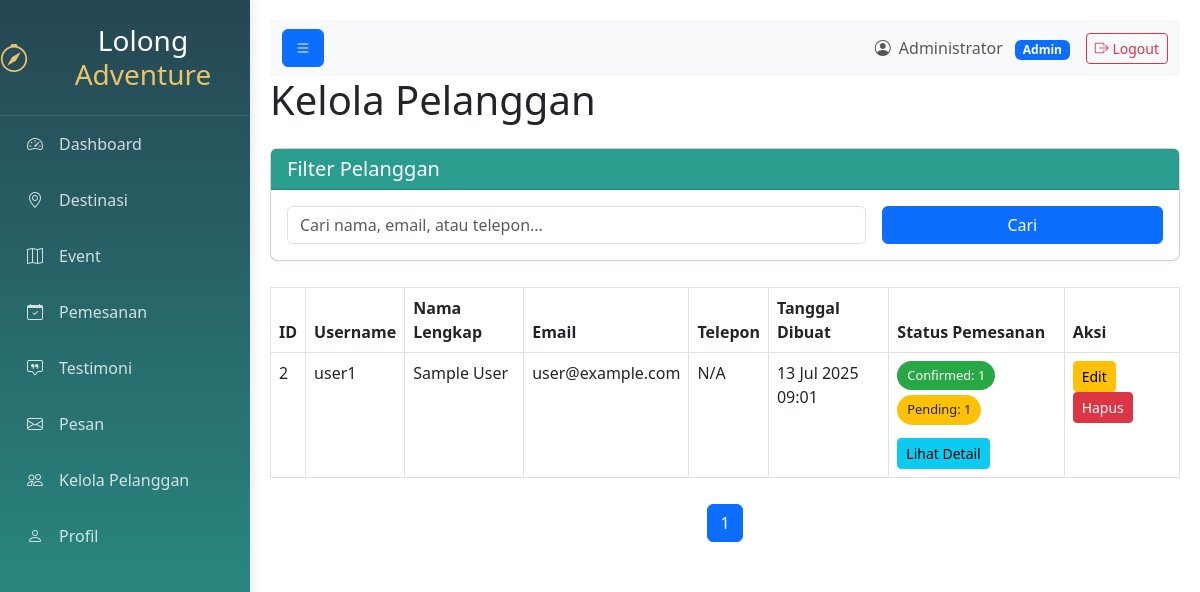
The page /pages/kelola_user/index.php (signed in) on the database its author committed.
### tables this page shows
CREATE TABLE users (
    id INT PRIMARY KEY AUTO_INCREMENT,
    username VARCHAR(50) UNIQUE NOT NULL,
    password VARCHAR(255) NOT NULL,
    full_name VARCHAR(100) NOT NULL,
    email VARCHAR(100) UNIQUE NOT NULL,
    phone VARCHAR(20),
    role ENUM('admin', 'user') DEFAULT 'user',
    profile_picture VARCHAR(255),
    created_at TIMESTAMP DEFAULT CURRENT_TIMESTAMP,
    updated_at TIMESTAMP DEFAULT CURRENT_TIMESTAMP ON UPDATE CURRENT_TIMESTAMP
);

### pages/kelola_user/index.php (the view, shortened to what this page needs)
<?php
require_once __DIR__ . '/../../config/database.php';
$search = isset($_GET['search']) ? trim(filter_var($_GET['search'], FILTER_SANITIZE_STRING)) : '';
$page = isset($_GET['page']) ? max(1, filter_var($_GET['page'], FILTER_SANITIZE_NUMBER_INT)) : 1;
$per_page = 10;
$offset = ($page - 1) * $per_page;
try {
    $query = "SELECT u.id, u.username, u.full_name, u.email, u.phone, u.created_at,
              (SELECT COUNT(*) FROM bookings b WHERE b.user_id = u.id AND b.status = 'confirmed') as confirmed_bookings,
              (SELECT COUNT(*) FROM bookings b WHERE b.user_id = u.id AND b.status = 'pending') as pending_bookings,
              (SELECT COUNT(*) FROM bookings b WHERE b.user_id = u.id AND b.status = 'cancelled') as cancelled_bookings,
              (SELECT COUNT(*) FROM bookings b WHERE b.user_id = u.id AND b.status = 'completed') as completed_bookings,
              (SELECT COUNT(*) FROM bookings b WHERE b.user_id = u.id AND b.status = 'failed') as failed_bookings
              FROM users u WHERE (role IS NULL OR role != 'admin')";
    $params = [];
    $count_query = "SELECT COUNT(*) FROM users WHERE (role IS NULL OR role != 'admin')";
    $stmt = $pdo->prepare($count_query);
    $stmt->execute($params);
    $total_users = $stmt->fetchColumn();
    $total_pages = ceil($total_users / $per_page);
    $query .= " ORDER BY u.created_at DESC LIMIT ? OFFSET ?";
    $params[] = $per_page;
    $params[] = $offset;
    $stmt = $pdo->prepare($query);
    $stmt->execute($params);
    $users = $stmt->fetchAll(PDO::FETCH_ASSOC);
} catch (PDOException $e) {
    $_SESSION['error_message'] = "Gagal mengambil data pengguna: " . htmlspecialchars($e->getMessage());
    $users = [];
    $total_pages = 1;
}
?>
<!DOCTYPE html>
<html lang="id">
<head>
    <link href="https://cdn.jsdelivr.net/npm/bootstrap@5.3.0/dist/css/bootstrap.min.css" rel="stylesheet">
    <link rel="stylesheet" href="https://cdn.jsdelivr.net/npm/bootstrap-icons@1.10.0/font/bootstrap-icons.css">
    <link href="https://cdn.datatables.net/1.13.6/css/dataTables.bootstrap5.min.css" rel="stylesheet">
</head>
<body>
    <div class="wrapper">
        <?php include('../../includes/sidebar.php'); ?>
        <div id="content" class="main-content">
            <nav class="navbar navbar-expand-lg navbar-light bg-light sticky-top">
                <div class="container-fluid">
                    <button type="button" id="sidebarCollapse" class="btn btn-primary">
                        <i class="bi bi-list"></i>
                    </button>
                    <div class="d-flex align-items-center ms-auto">
                        <span class="navbar-text me-3">
                            <i class="bi bi-person-circle me-1"></i> <?php echo htmlspecialchars($_SESSION['full_name'] ?? 'Admin'); ?>
                            <span class="badge bg-primary ms-2"><?php echo ucfirst($_SESSION['role'] ?? 'staff'); ?></span>
                        </span>
                        <a href="../logout.php" class="btn btn-outline-danger btn-sm">
                            <i class="bi bi-box-arrow-right"></i> Logout
                        </a>
                    </div>
                </div>
            </nav>
            <div class="admin-container">
                <div class="admin-header">
                    <h1 class="mb-4">Kelola Pelanggan</h1>
                </div>
                <div class="card filter-card">
                    <div class="card-header card-header-custom">
                        <h5 class="mb-0">Filter Pelanggan</h5>
                    </div>
                    <div class="card-body">
                        <form method="GET" action="index.php" class="row g-3">
                            <div class="col-12 col-md-8">
                                <input type="text" name="search" class="form-control" placeholder="Cari nama, email, atau telepon..."
                                    value="<?php echo htmlspecialchars($search); ?>">
                            </div>
                            <div class="col-12 col-md-4">
                                <button type="submit" class="btn btn-primary w-100">Cari</button>
                            </div>
                        </form>
                    </div>
                </div>
                <div class="table-responsive">
                    <table class="table table-bordered table-hover" id="user-table">
                        <thead>
                            <tr>
                                <th>ID</th>
                                <th>Username</th>
                                <th>Nama Lengkap</th>
                                <th>Email</th>
                                <th>Telepon</th>
                                <th>Tanggal Dibuat</th>
                                <th>Status Pemesanan</th>
                                <th>Aksi</th>
                            </tr>
                        </thead>
                        <tbody>
                            <?php foreach ($users as $user): ?>
                                <tr>
                                    <td><?php echo htmlspecialchars($user['id']); ?></td>
                                    <td><?php echo htmlspecialchars($user['username']); ?></td>
                                    <td><?php echo htmlspecialchars($user['full_name']); ?></td>
                                    <td><?php echo htmlspecialchars($user['email']); ?></td>
                                    <td><?php echo htmlspecialchars($user['phone'] ?? 'N/A'); ?></td>
                                    <td><?php echo date('d M Y H:i', strtotime($user['created_at'])); ?></td>
                                    <td>
                                        <div class="booking-summary">
                                            <?php if ($user['confirmed_bookings'] > 0): ?>
                                                <span class="status-badge status-confirmed">Confirmed: <?php echo $user['confirmed_bookings']; ?></span>
                                            <?php endif; ?>
                                            <?php if ($user['pending_bookings'] > 0): ?>
                                                <span class="status-badge status-pending">Pending: <?php echo $user['pending_bookings']; ?></span>
                                            <?php endif; ?>
                                        </div>
                                        <div class="view-bookings mt-2">
                                            <a href="../kelola_user/view_bookings.php?user_id=<?php echo $user['id']; ?>" class="btn btn-info btn-sm">Lihat Detail</a>
                                        </div>
                                    </td>
                                    <td class="action-btns">
                                        <a href="edit.php?id=<?php echo $user['id']; ?>" class="btn btn-warning btn-sm">
                                            <i class="fas fa-edit"></i> Edit
                                        </a>
                                        <form method="POST" action="index.php" style="display:inline;"
                                            onsubmit="return confirm('Yakin ingin menghapus pengguna ini?');">
                                            <button type="submit" class="btn btn-danger btn-sm">
                                                <i class="fas fa-trash"></i> Hapus
                                            </button>
                                        </form>
                                    </td>
                                </tr>
                            <?php endforeach; ?>
                        </tbody>
                    </table>
                </div>
                <nav aria-label="Page navigation">
                    <ul class="pagination">
                        <?php for ($i = 1; $i <= $total_pages; $i++): ?>
                            <li class="page-item <?php echo $i === $page ? 'active' : ''; ?>">
                                <a class="page-link" href="?page=<?php echo $i; ?>&search=<?php echo urlencode($search); ?>"><?php echo $i; ?></a>
                            </li>
                        <?php endfor; ?>
                    </ul>
                </nav>
            </div>
        </div>
    </div>
</body>
</html>

### pages/kelola_user/index.php (style rules this page uses)
:root { --primary-color: #2a9d8f; --secondary-color: #264653; --accent-color: #e9c46a; }
.wrapper { display: flex; width: 100%; min-height: 100vh; }
.main-content { flex: 1; transition: all 0.3s; width: calc(100% - 250px); margin-left: 250px; padding: 20px; }
.status-badge { font-size: 0.8rem; padding: 5px 10px; border-radius: 20px; text-transform: capitalize; display: inline-block; margin-right: 5px; margin-bottom: 5px; }
.status-confirmed { background-color: #28a745; color: white; }
.status-pending { background-color: #ffc107; color: #212529; }
.filter-card { border-radius: 8px; box-shadow: 0 2px 4px rgba(0, 0, 0, 0.05); margin-bottom: 20px; }
.card-header-custom { background-color: var(--primary-color); color: white; border-radius: 8px 8px 0 0; }
.table-responsive { margin-top: 20px; }
.action-btns .btn { padding: 0.25rem 0.5rem; font-size: 0.875rem; margin-right: 5px; }
.pagination { justify-content: center; margin-top: 20px; }

### rows shown on the page
users: id "2", username "user1", full_name "Sample User", email "user@example.com", phone "N/A", created_at "13 Jul 2025 09:01", confirmed_bookings "1", pending_bookings "1"

### other values the page prints
$_SESSION['full_name'] "Administrator"
$_SESSION['role'] "Admin"
